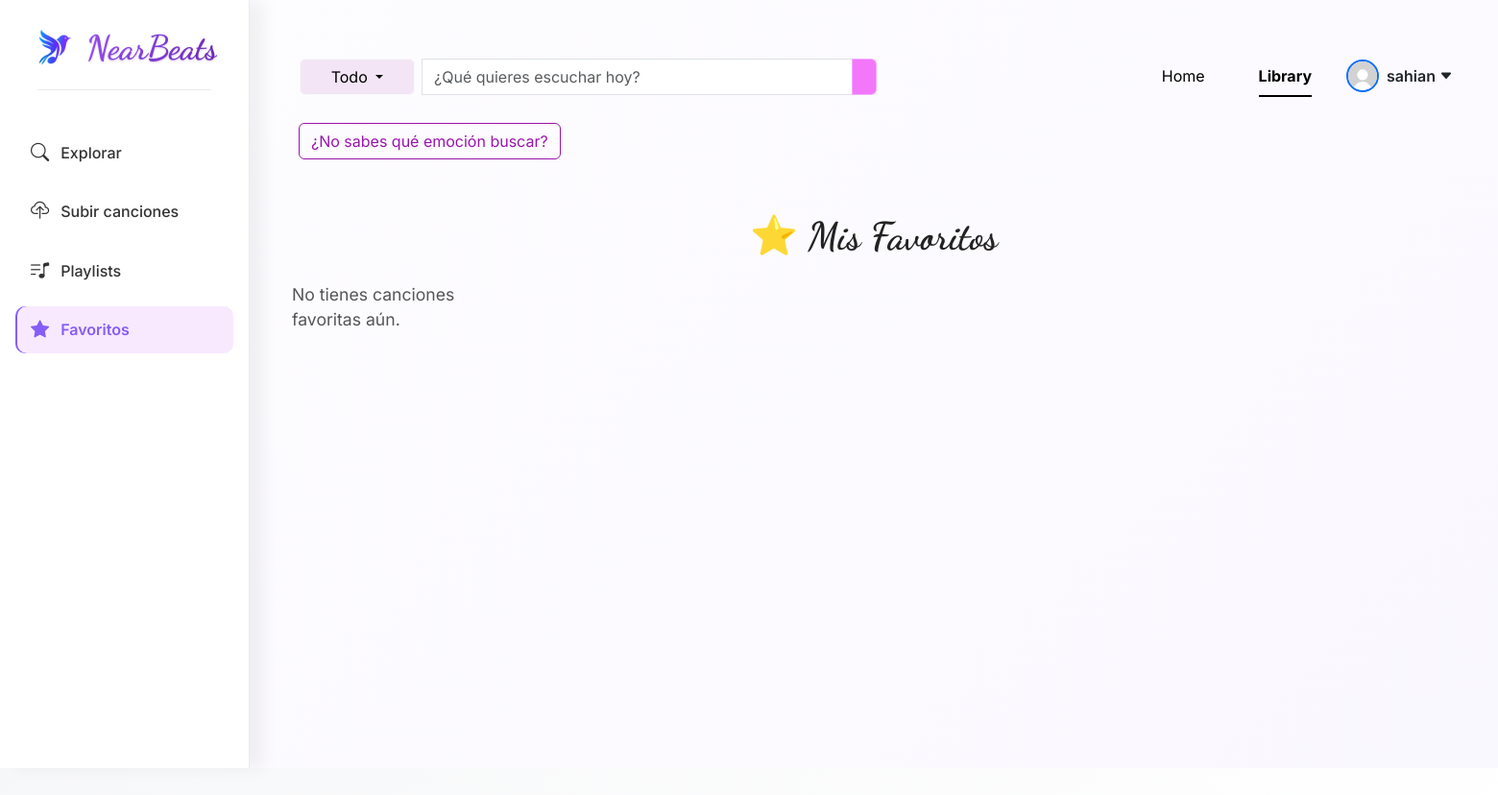
Before: /favorites/ (signed in) with the older database file.
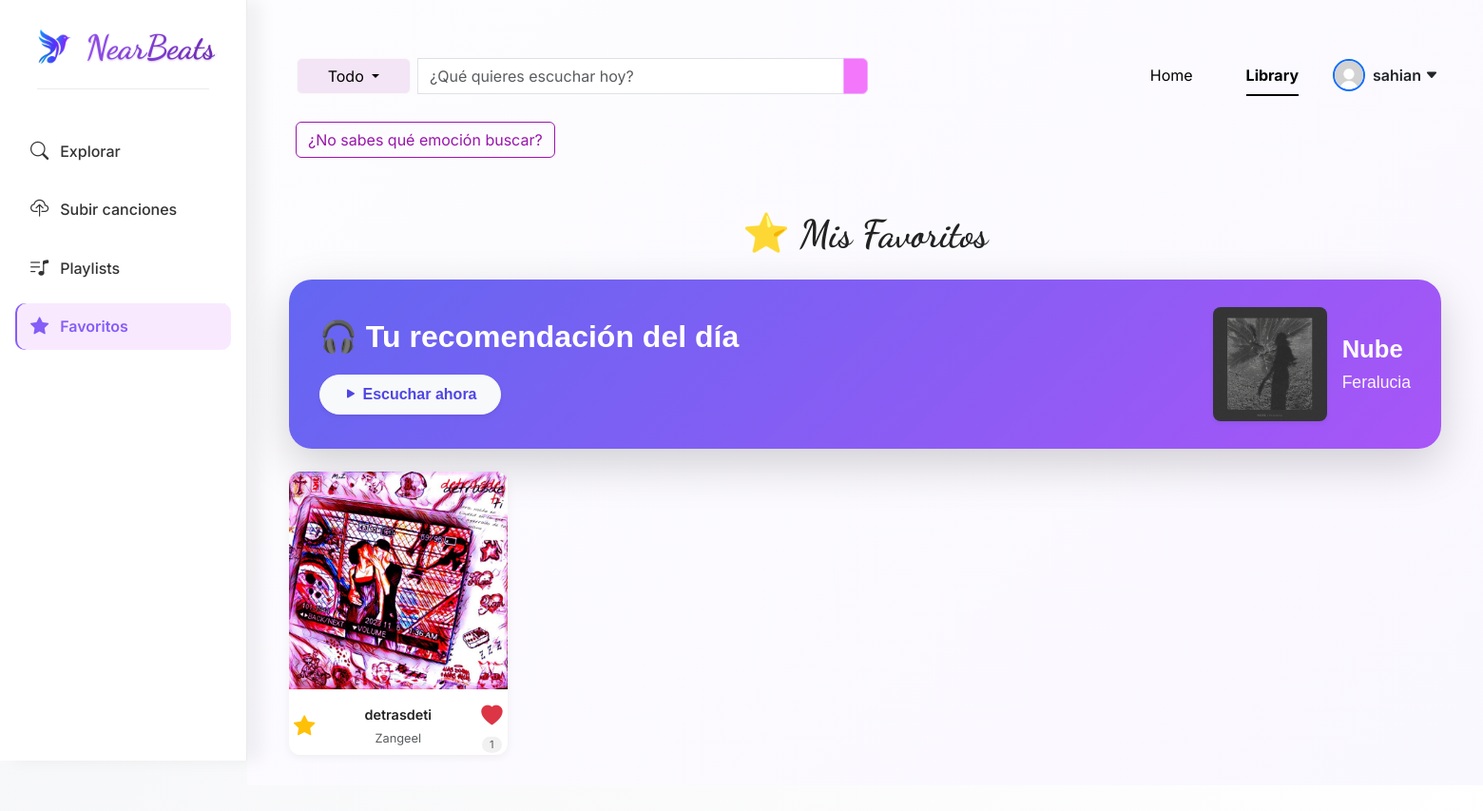
After: the same page with the newer database file.
### library/models.py (models this page shows, shortened)
class Song(models.Model):
    title = models.CharField(max_length=300)
    artist_name = models.CharField(max_length=100)
    genre = models.CharField(max_length=50)
    lyrics = models.TextField(blank=True)
    audio_file = models.FileField(upload_to="songs/audio/")
    cover_image = models.ImageField(
        upload_to="songs/covers/",
        blank=True,
        null=True
    )
    mood = models.CharField(
    max_length=50,
    choices=[
        ("feliz", "Feliz"),
        ("triste", "Triste"),
        ("energetico", "Energetico"),
        ("calmado", "Calmado"),
        ("romantico", "Romantico"),
        ("melancolico", "Melancolico"),
        ("enojado", "Enojado"),
        ("esperanzado", "Esperanzado"),
        ("nostalgico", "Nostalgico"),
        ("relajado", "Relajado"),
        ("oscuro", "Oscuro"),
        ("inspirador", "Inspirador"),
        ("epico", "Epico"),
        ("sonador", "Sonador"),
        ("solitario", "Solitario"),
        ("sensual", "Sensual"),
        ("seguro", "Seguro"),
        ("ruptura", "Ruptura"),
        ("sarcastico", "Sarcastico"),
        ("empoderado", "Empoderado"),
        ("rebelde", "Rebelde"),
    ],
    blank=True
)
    created_at = models.DateTimeField(auto_now_add=True)
    copyright = models.CharField(max_length=255, blank=True, null=True)

### library/views.py (the view)
# urls.py: path("favorites/", libraryViews.favorites_list, name="favorites"),
@login_required
def favorites_list(request):
    favorites = Favorite.objects.filter(user=request.user).select_related("song")
    songs = [fav.song for fav in favorites]
    for song in songs:
        song.likes_count = Like.objects.filter(song=song).count()
        song.is_liked = Like.objects.filter(song=song, user=request.user).exists()
        song.is_favorited = True  # Siempre verdadero en favoritos
    all_songs = Song.objects.exclude(id__in=[song.id for song in songs])
    recommended_song = None
    if all_songs.exists():
        recommended_song = random.choice(all_songs)
    return render(request, "favorites.html", {
        "songs": songs,
        "recommended_song": recommended_song
    })

### library/templates/favorites.html (shortened to what this page needs)
{% extends "base_library.html" %}
{% load static %}
{% block content %}
<div class="container-fluid mt-4">
  <h1 class="favorites-title mb-4" style="font-family: 'Dancing Script', cursive; text-align: center;">
    ⭐ Mis Favoritos
  </h1>
  {% if recommended_song %}
  <div class="recommended-song mb-4 shadow-lg d-flex align-items-center">
    <div class="recomendacion-info flex-grow-1 text-start me-4">
      <div class="recomendacion-titulo">
        🎧 Tu recomendación del día
      </div>
      <a
        class="btn btn-light btn-sm fw-bold px-4 py-2 rounded-pill shadow-sm recomendacion-boton play-recomendacion"
        data-audio="{{ recommended_song.audio_file.url }}"
        data-title="{{ recommended_song.title }}"
        data-artist="{{ recommended_song.artist_name }}">
        <i class="bi bi-play-fill"></i>
        Escuchar ahora
      </a>
    </div>
    <div class="recomendacion-datos d-flex align-items-center">
      <div class="recomendacion-portada">
        {% if recommended_song.cover_image %}
          <img src="{{ recommended_song.cover_image.url }}" alt="{{ recommended_song.title }}" class="img-fluid rounded-3 shadow-sm">
        {% else %}
          <img src="{% static 'images/sin_portada.png' %}" alt="Sin portada" class="img-fluid rounded-3 shadow-sm">
        {% endif %}
      </div>
      <div class="recomendacion-texto ms-3">
        <div class="recomendacion-titulo-cancion">
          {{ recommended_song.title }}
        </div>
        <div class="recomendacion-artista">
          {{ recommended_song.artist_name }}
        </div>
      </div>
    </div>
  </div>
  {% endif %}
  <div class="row row-cols-2 row-cols-sm-3 row-cols-md-4 row-cols-lg-5 g-3">
    {% for song in songs %}
     <div class="col d-flex justify-content-center song-item" id="song-{{ song.id }}">
  <div class="song-card text-center">
    <div class="song-cover">
      {% if song.cover_image %}
        <img src="{{ song.cover_image.url }}" alt="{{ song.title }}">
      {% else %}
        <img src="{% static 'images/sin_portada.png' %}" alt="Sin portada">
      {% endif %}
    </div>
    <div class="song-info position-relative text-center mt-2">
      <div>
        <div class="song-title fw-semibold">{{ song.title }}</div>
        <div class="song-artist text-muted small">{{ song.artist_name }}</div>
      </div>
            {% if user.is_authenticated %}
              <div class="d-flex flex-column align-items-center position-absolute top-50 end-0 translate-middle-y me-1">
                <button class="btn btn-link p-0 like-btn" data-song-id="{{ song.id }}">
                  <i class="bi bi-heart{% if song.is_liked %}-fill text-danger{% endif %}" style="font-size: 1.4rem;"></i>
                </button>
                <span id="likes-count-{{ song.id }}" class="px-2 py-0 rounded-pill mt-1"
                      style="font-size: 0.7rem; background-color: #f1f1f1; color: #555;">
                  {{ song.likes_count }}
                </span>
              </div>
              <div class="d-flex flex-column align-items-center position-absolute top-50 start-0 translate-middle-y ms-1">
                <button class="btn btn-link p-0 favorite-btn" data-song-id="{{ song.id }}">
                  <i class="bi bi-star{% if song.is_favorited %}-fill text-warning{% endif %}" style="font-size: 1.4rem;"></i>
                </button>
              </div>
            {% endif %}
          </div>
        </div>
      </div>
    {% empty %}
      <p>No tienes canciones favoritas aún.</p>
    {% endfor %}
  </div>
</div>
{% endblock %}

Changed rows visible on the page:
added Song: cover_image (picture), title "Nube", artist_name "Feralucia"
added Song: cover_image (picture), title "detrasdeti", artist_name "Zangeel", likes_count "1"
Other visible differences:
text no longer shown: "No tienes canciones favoritas aún."
text now shown: "🎧 Tu recomendación del día Escuchar ahora"
